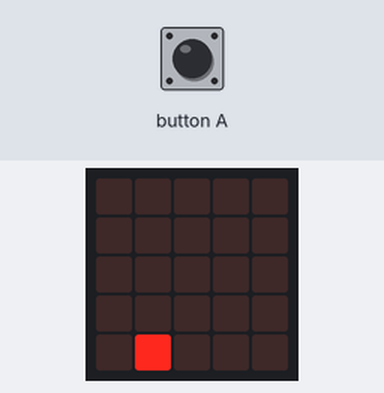
Bench run of a program on a simulated BBC micro:bit running MicroPython. On the bench: the board's 5×5 LED display. The inputs (shaded band) are chosen by the test bench.

Above: at 1.2 s.
1.3 s: button A pressed for 0.15 s
At 3.3 s:
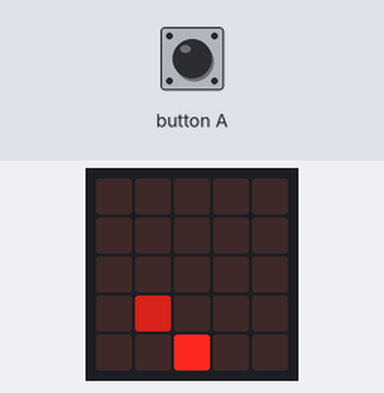
4.4 s: button A pressed for 1 s
At 6.6 s:
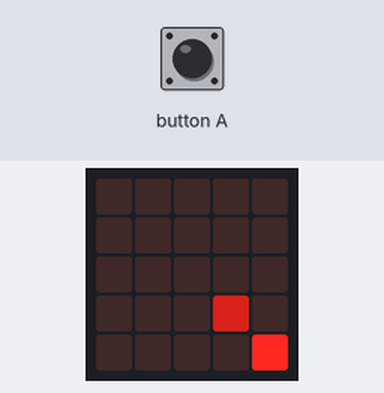
8.4 s: button A pressed for 0.15 s
At 11.1 s:
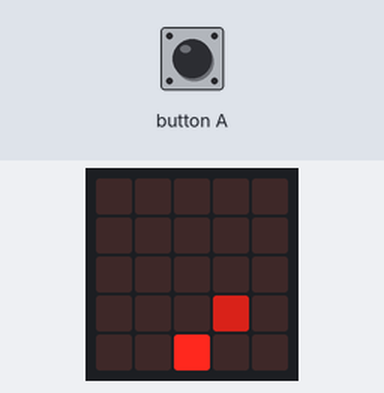
11.5 s: button A pressed for 3.2 s
At 12.7 s:
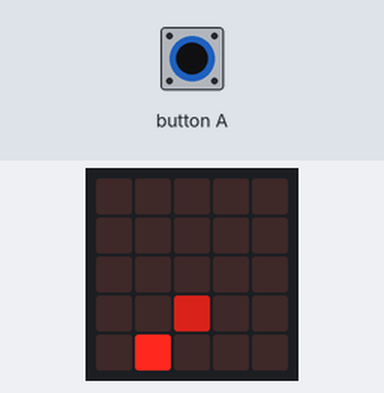
17.5 s: button A pressed for 0.15 s
At 20.4 s:
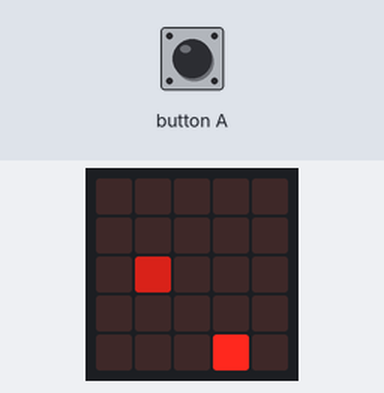
20.6 s: button A pressed for 1 s
At 25.1 s:
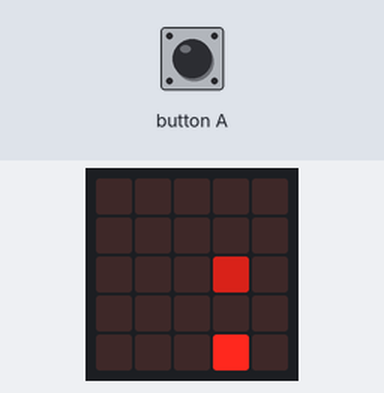
Timing chart, 0 to 26.6 s (numbered marks = the images above; inputs shaded):
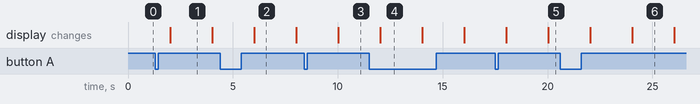

The program:

microbit_program__3_.py
```python
# Add your Python code here. E.g.
from microbit import *

spaceship = [0,4]
#alien = [0,0]
missile =[0,0]


def draw():
    display.clear()
    if flag==True:
        display.set_pixel(missile[0], missile[1], 5)
        # Draw the players spaceship.

    display.set_pixel(spaceship[0], spaceship[1], 9)

    # Draw the players alien.
#    display.set_pixel(alien[0], 0, 9)

def move_entities():

#    alien[0]-=1
    if flag==True:
        missile[1]-=1
    if direction == 0:
        spaceship[0]+=1
    if direction == 1:
        spaceship[0]-=1
#def handle_input():
#    if button_a.was_pressed():
#        missile[0]=4


#def move_missiles():
    # Advance positions of missiles (upwards)
#    missile[1]-=1
flag=False
direction = 0
while True:
#    handle_input()

    if button_a.was_pressed():
        flag=True
        missile[0]=spaceship[0]
        missile[1]=4
    if spaceship[0]==4:
        direction = 1
    if spaceship[0]==0:
        direction = 0
    move_entities()
    draw()
    sleep(2000)
```

Measured:
- after the input at 1.3 s, the display: changes after 0.71 s (image 1)
- after the input at 4.4 s, the display: changes after 1.6 s (image 2)
- after the input at 8.4 s, the display: changes after 1.6 s (image 3)
- after the input at 11.5 s, the display: changes after 0.52 s (image 4)
- after the input at 17.5 s, the display: first changes after 0.53 s (image 5 shows a later state)
- after the input at 20.6 s, the display: first changes after 1.4 s (image 6 shows a later state)
- what the display in image 1 shows lasts 2.0 s, from 2.0 s to 4.0 s
